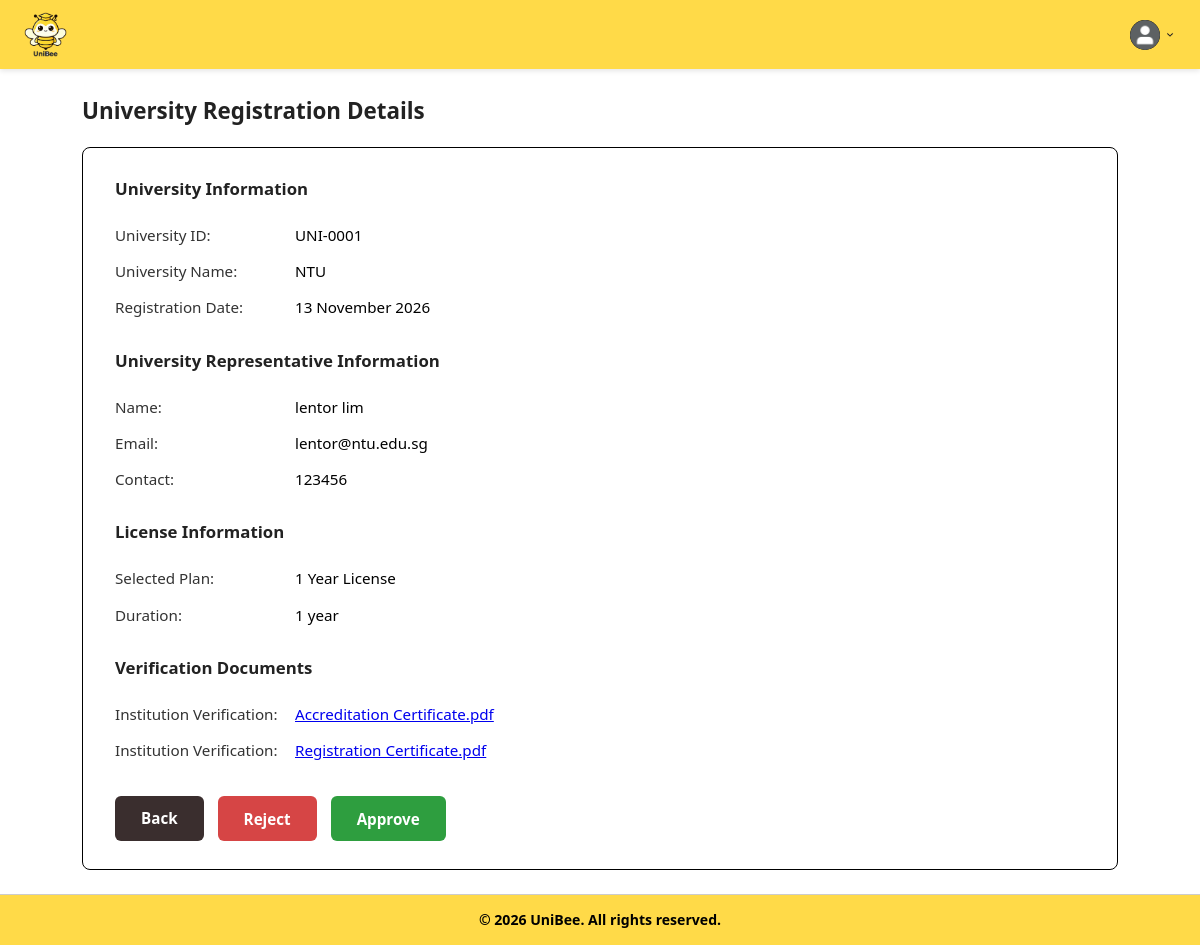
The page /boundary/viewRegistrationPage.php?id=1 (signed in) on the database its author committed.
### tables this page shows
CREATE TABLE UniversityRegistrations (
    id INT PRIMARY KEY AUTO_INCREMENT,
    universityId INT,
    universityName VARCHAR(255) NOT NULL,
    applicantName VARCHAR(255) NOT NULL,
    applicantEmail VARCHAR(255) NOT NULL,
    passwordHash VARCHAR(255) NOT NULL,
    applicantContact VARCHAR(50),
    institutionType VARCHAR(100) NOT NULL,
    country VARCHAR(100) NOT NULL,
    postalCode VARCHAR(20) NOT NULL,
    licenseId INT NULL,
    status VARCHAR(50) DEFAULT 'pending',
    reviewedBy INT NULL,
    reviewedAt DATETIME NULL,
    rejectionReason TEXT,
    createdAt DATETIME DEFAULT CURRENT_TIMESTAMP,
    updatedAt DATETIME DEFAULT CURRENT_TIMESTAMP ON UPDATE CURRENT_TIMESTAMP,
    FOREIGN KEY (universityId) REFERENCES Universities(id) ON DELETE SET NULL,
    FOREIGN KEY (reviewedBy) REFERENCES SystemAdmins(id) ON DELETE SET NULL
);

CREATE TABLE Licenses (
    id INT PRIMARY KEY AUTO_INCREMENT,
    name VARCHAR(100) NOT NULL,
    durationYears INT NOT NULL,
    description TEXT,
    status VARCHAR(50) DEFAULT 'active',
    createdAt DATETIME DEFAULT CURRENT_TIMESTAMP,
    updatedAt DATETIME DEFAULT CURRENT_TIMESTAMP ON UPDATE CURRENT_TIMESTAMP,
    updatedBy INT,
    FOREIGN KEY (updatedBy) REFERENCES SystemAdmins(id) ON DELETE SET NULL
);

CREATE TABLE RegistrationDocuments (
    id INT PRIMARY KEY AUTO_INCREMENT,
    registrationId INT NOT NULL,
    documentType VARCHAR(100),
    fileName VARCHAR(255),
    filePath VARCHAR(500),
    status VARCHAR(50) DEFAULT 'pending',
    uploadedAt DATETIME DEFAULT CURRENT_TIMESTAMP,
    FOREIGN KEY (registrationId) REFERENCES UniversityRegistrations(id) ON DELETE CASCADE
);

### entity/universityRegistrations.php (called while the page is built, shortened)
<?php
require_once __DIR__ . "/../database/database.php";
class UniversityRegistrations
{
    private static function connect()
    {
        $database = new Database();
        return $database->connect();
    }
    public static function getById($registrationId)
    {
        $sql = "SELECT r.id, r.universityName, r.applicantName, r.applicantEmail, r.applicantContact,
                       r.institutionType, r.country, r.postalCode, r.status, r.rejectionReason, r.createdAt,
                       r.licenseId, l.name AS licenseName, l.durationYears
                FROM UniversityRegistrations r
                LEFT JOIN Licenses l ON l.id = r.licenseId
                WHERE r.id = ?";
        $stmt = self::connect()->prepare($sql);
        $stmt->execute([$registrationId]);
        $registration = $stmt->fetch(PDO::FETCH_ASSOC);
        return $registration ?: null;
    }
    public static function getDocuments($registrationId)
    {
        $stmt = self::connect()->prepare(
            "SELECT id, documentType, fileName, uploadedAt
             FROM RegistrationDocuments
             WHERE registrationId = ?
             ORDER BY id ASC"
        );
        $stmt->execute([$registrationId]);
        return $stmt->fetchAll(PDO::FETCH_ASSOC);
    }
}

### database/database.php (called while the page is built, shortened)
<?php
class Database
{
    private $host = 'sql310.infinityfree.com';
    private $dbname = 'if0_43226272_unibee';
    private $username = 'if0_43226272';
    private $password = 'unibee1234';
    public function connect()
    {
        try {
            $this->pdo = new PDO(
                "mysql:host={$this->host};dbname={$this->dbname}",
                $this->username,
                $this->password
            );
            $this->pdo->setAttribute(PDO::ATTR_ERRMODE, PDO::ERRMODE_EXCEPTION);
            return $this->pdo;
        } catch (PDOException $e) {
            die("Database connection failed: " . $e->getMessage());
        }
    }
}

### controller/viewRegistrationController.php (called while the page is built, shortened)
<?php
require_once "../entity/universityRegistrations.php";
class ViewRegistrationController
{
    public function getRegistration($registrationId)
    {
        return UniversityRegistrations::getById($registrationId);
    }
    public function getDocuments($registrationId)
    {
        return UniversityRegistrations::getDocuments($registrationId);
    }
}

### boundary/viewRegistrationPage.php (the view, shortened to what this page needs)
<?php
require_once "../controller/viewRegistrationController.php";
$registrationId = isset($_GET['id']) ? (int) $_GET['id'] : 0;
$controller = new ViewRegistrationController();
$registration = $controller->getRegistration($registrationId);
$documents = $controller->getDocuments($registrationId);
$isPending = $registration['status'] === 'pending';
?>
<!DOCTYPE html>
<html lang="en">
<head>
    <link rel="stylesheet" href="../style.css">
</head>
<body class="system-admin-dashboard">
    <header class="header">
        <div class="logo-container">
            <img src="../images/uniBeeLogo.png" alt="UniBee Logo">
        </div>
        <div class="dashboard-header-right">
            <div class="profile-dropdown">
                <div class="profile-container" onclick="toggleDropdown()">
                    <img src="../images/profilePic.png" alt="Profile" class="profile-icon">
                    <img src="../images/dropdown.png" alt="Menu" class="dropdown-arrow">
                </div>
            </div>
        </div>
    </header>
    <main class="registration-page">
        <h2 class="registration-title">University Registration Details</h2>
        <div class="registration-card">
            <div class="detail-section">
                <h3 class="detail-section-title">University Information</h3>
                <div class="detail-row">
                    <span class="detail-label">University ID:</span>
                    <span class="detail-value">UNI-<?php echo str_pad($registration['id'], 4, '0', STR_PAD_LEFT); ?></span>
                </div>
                <div class="detail-row">
                    <span class="detail-label">University Name:</span>
                    <span class="detail-value"><?php echo htmlspecialchars($registration['universityName']); ?></span>
                </div>
                <div class="detail-row">
                    <span class="detail-label">Registration Date:</span>
                    <span class="detail-value"><?php echo date('d F Y', strtotime($registration['createdAt'])); ?></span>
                </div>
            </div>
            <div class="detail-section">
                <h3 class="detail-section-title">University Representative Information</h3>
                <div class="detail-row">
                    <span class="detail-label">Name:</span>
                    <span class="detail-value"><?php echo htmlspecialchars($registration['applicantName']); ?></span>
                </div>
                <div class="detail-row">
                    <span class="detail-label">Email:</span>
                    <span class="detail-value"><?php echo htmlspecialchars($registration['applicantEmail']); ?></span>
                </div>
                <div class="detail-row">
                    <span class="detail-label">Contact:</span>
                    <span class="detail-value"><?php echo htmlspecialchars($registration['applicantContact']); ?></span>
                </div>
            </div>
            <div class="detail-section">
                <h3 class="detail-section-title">License Information</h3>
                <div class="detail-row">
                    <span class="detail-label">Selected Plan:</span>
                    <span class="detail-value">
                        <?php echo !empty($registration['licenseName']) ? htmlspecialchars($registration['licenseName']) : 'Not selected'; ?>
                    </span>
                </div>
                <?php if (!empty($registration['durationYears'])): ?>
                    <div class="detail-row">
                        <span class="detail-label">Duration:</span>
                        <span class="detail-value">
                            <?php echo (int) $registration['durationYears']; ?> year<?php echo (int) $registration['durationYears'] > 1 ? 's' : ''; ?>
                        </span>
                    </div>
                <?php endif; ?>
            </div>
            <div class="detail-section">
                <h3 class="detail-section-title">Verification Documents</h3>
                <?php if (empty($documents)): ?>
                    <div class="detail-row">
                        <span class="detail-value">No documents were uploaded.</span>
                    </div>
                <?php else: ?>
                    <?php foreach ($documents as $doc): ?>
                        <div class="detail-row">
                            <span class="detail-label"><?php echo htmlspecialchars($doc['documentType']); ?>:</span>
                            <span class="detail-value">
                                <a href="../controller/viewRegistrationController.php?document=<?php echo (int) $doc['id']; ?>"
                                target="_blank" rel="noopener"><?php echo htmlspecialchars($doc['fileName']); ?></a>
                            </span>
                        </div>
                    <?php endforeach; ?>
                <?php endif; ?>
            </div>
            <div class="registration-actions">
                <a href="manageUniversityPage.php" class="btn-large back-btn">Back</a>
                <?php if ($isPending): ?>
                    <button type="button" class="btn-large reject-btn" onclick="openModal('rejectModal')">Reject</button>
                    <button type="button" class="btn-large approve-btn" onclick="openModal('approveModal')">Approve</button>
                <?php endif; ?>
            </div>
        </div>
    </main>
    <footer>
        <div class="footer-bottom-bar">
            &copy; 2026 UniBee. All rights reserved.
        </div>
    </footer>
</body>
</html>

### rows shown on the page
universityregistrations: id "0001", universityName "NTU", createdAt "13 November 2026", applicantName "lentor lim", applicantEmail "lentor@ntu.edu.sg", applicantContact "123456", licenseId.name "1 Year License", licenseId.durationYears "1"
registrationdocuments: documentType "Institution Verification", fileName "Accreditation Certificate.pdf"
registrationdocuments: documentType "Institution Verification", fileName "Registration Certificate.pdf"
